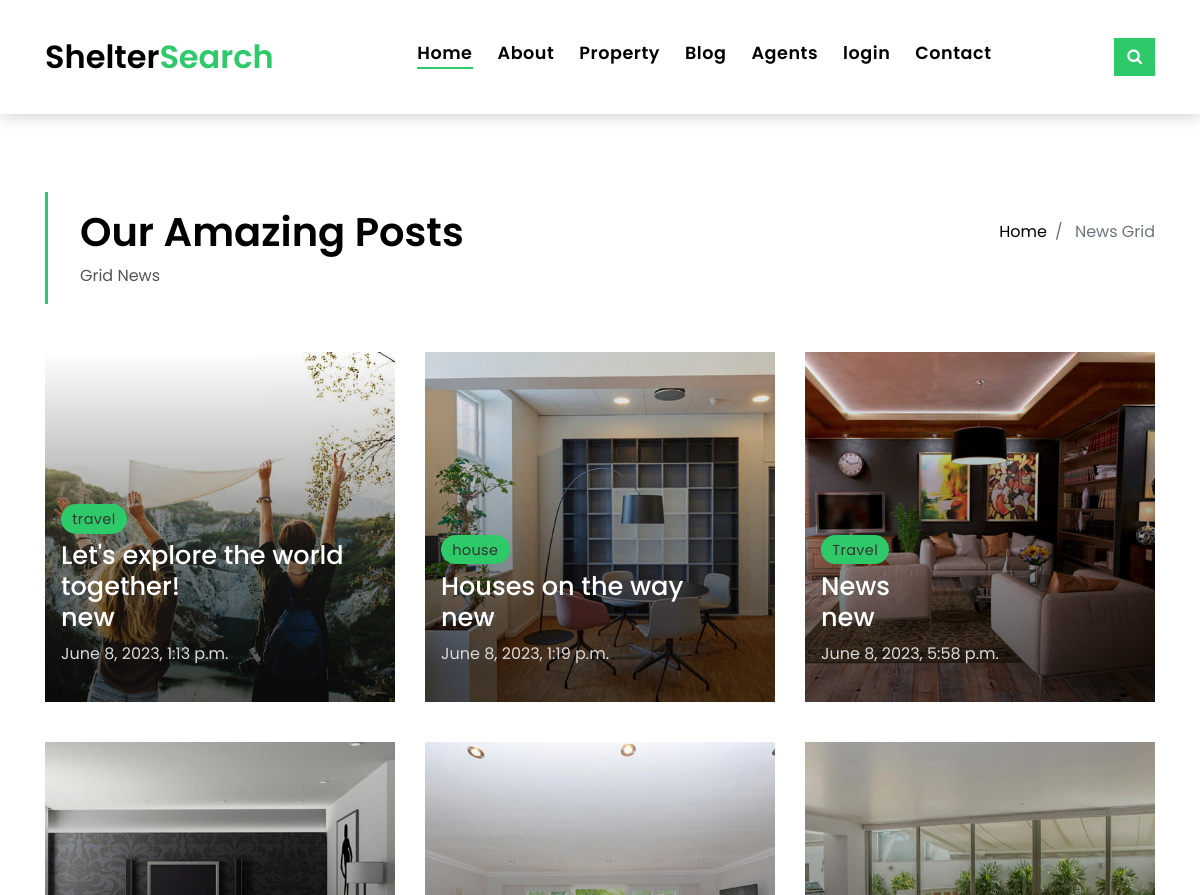
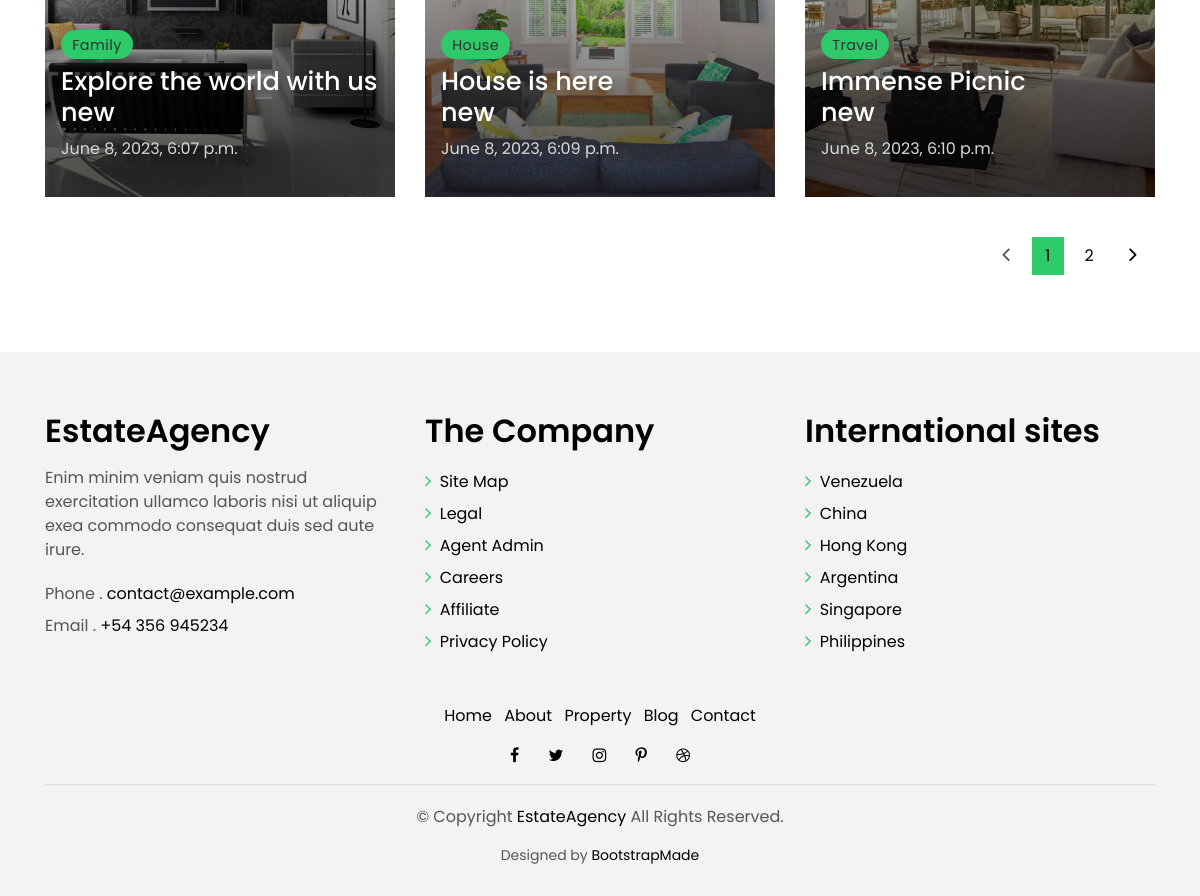
Screenshot of /blog/ with the database file from the repository (2 pictures, top to bottom).
### blog/models.py (models this page shows, shortened)
class BlogPost(models.Model):
    preview_image = models.ImageField()
    post_image = models.ImageField()
    title = models.CharField(max_length=100)
    author = models.ForeignKey(User, on_delete=models.CASCADE)
    short_content = models.TextField(blank=True)
    category = models.CharField(max_length=50)
    date_posted = models.DateTimeField(default=timezone.now)
    content = models.TextField()

### blog/views.py (the view)
# urls.py: path('', BlogPostList.as_view(), name='blog-posts'),
class BlogPostList(ListView):
    model = BlogPost
    template_name = 'blog/blog-grid.html'
    paginate_by = 6
    def get_context_data(self, **kwargs):
        context = super().get_context_data(**kwargs)
        return context

### blog/templates/blog/blog-grid.html (shortened to what this page needs)
{% extends 'core/base.html' %}
{% load static %}
{% block content %}
<section class="intro-single">
    <div class="container">
        <div class="row">
            <div class="col-md-12 col-lg-8">
                <div class="title-single-box">
                    <h1 class="title-single">Our Amazing Posts</h1>
                    <span class="color-text-a">Grid News</span>
                </div>
            </div>
            <div class="col-md-12 col-lg-4">
                <nav aria-label="breadcrumb" class="breadcrumb-box d-flex justify-content-lg-end">
                    <ol class="breadcrumb">
                        <li class="breadcrumb-item">
                            <a href="index.html">Home</a>
                        </li>
                        <li class="breadcrumb-item active" aria-current="page">
                            News Grid
                        </li>
                    </ol>
                </nav>
            </div>
        </div>
    </div>
</section>
<section class="news-grid grid">
    <div class="container">
        <div class="row">
            {% for post in object_list %}
            <div class="col-md-4">
                <div class="card-box-b card-shadow news-box">
                    <div class="img-box-b">
                        <img src="{{ post.preview_image.url }}" alt="" class="img-b img-fluid">
                    </div>
                    <div class="card-overlay">
                        <div class="card-header-b">
                            <div class="card-category-b">
                                <a href="#" class="category-b">{{ post.category }}</a>
                            </div>
                            <div class="card-title-b">
                                <h2 class="title-2">
                                    <a href="{% url 'post-detail' post.id %}">{{ post.title }}
                                        <br> new</a>
                                </h2>
                            </div>
                            <div class="card-date">
                                <span class="date-b">{{post.date_posted}}</span>
                            </div>
                        </div>
                    </div>
                </div>
            </div>
            {% endfor %}
        </div>
        <div class="row">
            <div class="col-sm-12">
                <nav class="pagination-a">
                    <ul class="pagination justify-content-end">
                        <li class="page-item {% if not page_obj.has_previous %}disabled{% endif %}">
                            <a class="page-link"
                               href="{% if page_obj.has_previous %}?page={{ page_obj.previous_page_number }}{% endif %}"
                               tabindex="-1">
                                <span class="ion-ios-arrow-back"></span>
                            </a>
                        </li>
                        {% for page in page_obj.paginator.page_range %}
                        <li class="page-item {% if page_obj.number == page %}active{% endif %}">
                            <a class="page-link" href="?page={{ page }}">{{ page }}</a>
                        </li>
                        {% endfor %}
                        <li class="page-item {% if not page_obj.has_next %}disabled{% endif %} next">
                            <a class="page-link"
                               href="{% if page_obj.has_next %}?page={{ page_obj.next_page_number }}{% endif %}">
                                <span class="ion-ios-arrow-forward"></span>
                            </a>
                        </li>
                    </ul>
                </nav>
            </div>
        </div>
    </div>
</section>
{% endblock %}

### core/templates/core/base.html (shortened to what this page needs)
<!DOCTYPE html>
{% load static %}
<html lang="en">
<head>
    <link href="{% static 'lib/bootstrap/css/bootstrap.min.css' %}" rel="stylesheet">
    <link href="{% static 'lib/font-awesome/css/font-awesome.min.css' %}" rel="stylesheet">
    <link href="{% static 'lib/animate/animate.min.css' %}" rel="stylesheet">
    <link href="{% static 'lib/ionicons/css/ionicons.min.css' %}" rel="stylesheet">
    <link href="{% static 'lib/owlcarousel/assets/owl.carousel.min.css' %}" rel="stylesheet">
    <link href="{% static 'css/style.css' %}" rel="stylesheet">
</head>
<body>
<nav class="navbar navbar-default navbar-trans navbar-expand-lg fixed-top">
    <div class="container">
        <a class="navbar-brand text-brand" href="{% url 'home' %}">Shelter<span class="color-b">Search</span></a>
        <div class="navbar-collapse collapse justify-content-center" id="navbarDefault">
            <ul class="navbar-nav">
                <li class="nav-item">
                    <a class="nav-link active" href="{% url 'home' %}">Home</a>
                </li>
                <li class="nav-item">
                    <a class="nav-link" href="{% url 'about' %}">About</a>
                </li>
                <li class="nav-item">
                    <a class="nav-link" href="{% url 'properties' %}">Property</a>
                </li>
                <li class="nav-item">
                    <a class="nav-link" href="{% url 'blog-posts' %}">Blog</a>
                </li>
                <li class="nav-item">
                    <a class="nav-link" href="{% url 'agents-list' %}">Agents</a>
                </li>
                {% if user.is_authenticated %}
                <li class="nav-item">
                    <a class="nav-link" href="logout">logout</a>
                </li>
                {% else %}
                <li class="nav-item">
                    <a class="nav-link" href="login">login</a>
                </li>
                {% endif %}
                <li class="nav-item">
                    <a class="nav-link" href="{% url 'contact' %}">Contact</a>
                </li>
            </ul>
        </div>
        <button type="button" class="btn btn-b-n navbar-toggle-box-collapse d-none d-md-block" data-toggle="collapse"
                data-target="#navbarTogglerDemo01" aria-expanded="false">
            <span class="fa fa-search" aria-hidden="true"></span>
        </button>
    </div>
</nav>
{% block content %}{% endblock content%}
<section class="section-footer">
    <div class="container">
        <div class="row">
            <div class="col-sm-12 col-md-4">
                <div class="widget-a">
                    <div class="w-header-a">
                        <h3 class="w-title-a text-brand">EstateAgency</h3>
                    </div>
                    <div class="w-body-a">
                        <p class="w-text-a color-text-a">
                            Enim minim veniam quis nostrud exercitation ullamco laboris nisi ut aliquip exea commodo
                            consequat duis
                            sed aute irure.
                        </p>
                    </div>
                    <div class="w-footer-a">
                        <ul class="list-unstyled">
                            <li class="color-a">
                                <span class="color-text-a">Phone .</span> contact@example.com
                            </li>
                            <li class="color-a">
                                <span class="color-text-a">Email .</span> +54 356 945234
                            </li>
                        </ul>
                    </div>
                </div>
            </div>
            <div class="col-sm-12 col-md-4 section-md-t3">
                <div class="widget-a">
                    <div class="w-header-a">
                        <h3 class="w-title-a text-brand">The Company</h3>
                    </div>
                    <div class="w-body-a">
                        <div class="w-body-a">
                            <ul class="list-unstyled">
                                <li class="item-list-a">
                                    <i class="fa fa-angle-right"></i> <a href="#">Site Map</a>
                                </li>
                                <li class="item-list-a">
                                    <i class="fa fa-angle-right"></i> <a href="#">Legal</a>
                                </li>
                                <li class="item-list-a">
                                    <i class="fa fa-angle-right"></i> <a href="#">Agent Admin</a>
                                </li>
                                <li class="item-list-a">
                                    <i class="fa fa-angle-right"></i> <a href="#">Careers</a>
                                </li>
                                <li class="item-list-a">
                                    <i class="fa fa-angle-right"></i> <a href="#">Affiliate</a>
                                </li>
                                <li class="item-list-a">
                                    <i class="fa fa-angle-right"></i> <a href="#">Privacy Policy</a>
                                </li>
                            </ul>
                        </div>
                    </div>
                </div>
            </div>
            <div class="col-sm-12 col-md-4 section-md-t3">
                <div class="widget-a">
                    <div class="w-header-a">
                        <h3 class="w-title-a text-brand">International sites</h3>
                    </div>
                    <div class="w-body-a">
                        <ul class="list-unstyled">
                            <li class="item-list-a">
                                <i class="fa fa-angle-right"></i> <a href="#">Venezuela</a>
                            </li>
                            <li class="item-list-a">
                                <i class="fa fa-angle-right"></i> <a href="#">China</a>
                            </li>
                            <li class="item-list-a">
                                <i class="fa fa-angle-right"></i> <a href="#">Hong Kong</a>
                            </li>
                            <li class="item-list-a">
                                <i class="fa fa-angle-right"></i> <a href="#">Argentina</a>
                            </li>
                            <li class="item-list-a">
                                <i class="fa fa-angle-right"></i> <a href="#">Singapore</a>
                            </li>
                            <li class="item-list-a">
                                <i class="fa fa-angle-right"></i> <a href="#">Philippines</a>
                            </li>
                        </ul>
                    </div>
                </div>
            </div>
        </div>
    </div>
</section>
<footer>
    <div class="container">
        <div class="row">
            <div class="col-md-12">
                <nav class="nav-footer">
                    <ul class="list-inline">
                        <li class="list-inline-item">
                            <a href="#">Home</a>
                        </li>
                        <li class="list-inline-item">
                            <a href="#">About</a>
                        </li>
                        <li class="list-inline-item">
                            <a href="#">Property</a>
                        </li>
                        <li class="list-inline-item">
                            <a href="#">Blog</a>
                        </li>
                        <li class="list-inline-item">
                            <a href="#">Contact</a>
                        </li>
                    </ul>
                </nav>
                <div class="socials-a">
                    <ul class="list-inline">
                        <li class="list-inline-item">
                            <a href="#">
                                <i class="fa fa-facebook" aria-hidden="true"></i>
                            </a>
                        </li>
                        <li class="list-inline-item">
                            <a href="#">
                                <i class="fa fa-twitter" aria-hidden="true"></i>
                            </a>
                        </li>
                        <li class="list-inline-item">
                            <a href="#">
                                <i class="fa fa-instagram" aria-hidden="true"></i>
                            </a>
                        </li>
                        <li class="list-inline-item">
                            <a href="#">
                                <i class="fa fa-pinterest-p" aria-hidden="true"></i>
                            </a>
                        </li>
                        <li class="list-inline-item">
                            <a href="#">
                                <i class="fa fa-dribbble" aria-hidden="true"></i>
                            </a>
                        </li>
                    </ul>
                </div>
                <div class="copyright-footer">
                    <p class="copyright color-text-a">
                        &copy; Copyright
                        <span class="color-a">EstateAgency</span> All Rights Reserved.
                    </p>
                </div>
                <div class="credits">
                    Designed by <a href="https://bootstrapmade.com/">BootstrapMade</a>
                </div>
            </div>
        </div>
    </div>
</footer>
</body>
</html>

### rows the page displays
BlogPost: preview_image (picture), category "travel", title "Let's explore the world together!", date_posted "June 8, 2023, 1:13 p.m."
BlogPost: preview_image (picture), category "house", title "Houses on the way", date_posted "June 8, 2023, 1:19 p.m."
BlogPost: preview_image (picture), category "Travel", title "News", date_posted "June 8, 2023, 5:58 p.m."
BlogPost: preview_image (picture), category "Family", title "Explore the world with us", date_posted "June 8, 2023, 6:07 p.m."
BlogPost: preview_image (picture), category "House", title "House is here", date_posted "June 8, 2023, 6:09 p.m."
BlogPost: preview_image (picture), category "Travel", title "Immense Picnic", date_posted "June 8, 2023, 6:10 p.m."

### other values shown
{{ page }} "1" "2"
